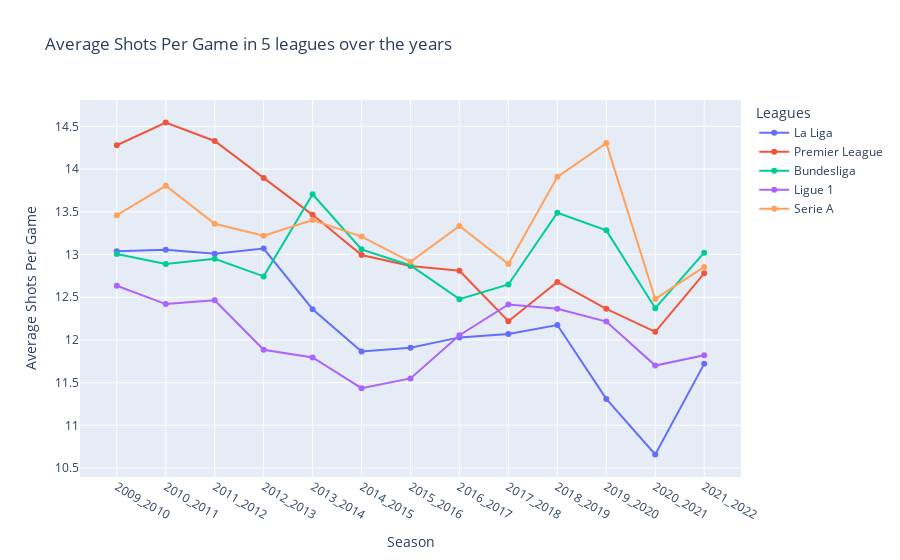

Notebook code for this chart:
### Code cell
fig = go.Figure()
fig.add_scatter(x=laliga_all["Season"], y=laliga_all["Avg Shots Pg"], name="La Liga")
fig.add_scatter(x=epl_all["Season"], y=epl_all["Avg Shots Pg"], name="Premier League")
fig.add_scatter(x=bundesliga_all["Season"], y=bundesliga_all["Avg Shots Pg"], name="Bundesliga")
fig.add_scatter(x=ligue1_all["Season"], y=ligue1_all["Avg Shots Pg"], name="Ligue 1")
fig.add_scatter(x=seriea_all["Season"], y=seriea_all["Avg Shots Pg"], name="Serie A")
fig.update_layout(
    title="Average Shots Per Game in 5 leagues over the years",
    xaxis_title="Season",
    yaxis_title="Average Shots Per Game",
    legend_title="Leagues"
)
fig.show()

### Figure 1 — Plotly figure (JSON) as saved in the notebook; plotly's stock layout.template omitted (floating-point values rounded to 4 significant figures)
{"data": [{"name": "La Liga", "type": "scatter", "x": ["2009_2010", "2010_2011", "2011_2012", "2012_2013", "2013_2014", "2014_2015", "2015_2016", "2016_2017", "2017_2018", "2018_2019", "2019_2020", "2020_2021", "2021_2022"], "y": [13.04, 13.06, 13.01, 13.07, 12.36, 11.86, 11.91, 12.03, 12.07, 12.18, 11.31, 10.66, 11.72]}, {"name": "Premier League", "type": "scatter", "x": ["2009_2010", "2010_2011", "2011_2012", "2012_2013", "2013_2014", "2014_2015", "2015_2016", "2016_2017", "2017_2018", "2018_2019", "2019_2020", "2020_2021", "2021_2022"], "y": [14.28, 14.55, 14.33, 13.89, 13.46, 13.0, 12.86, 12.81, 12.22, 12.68, 12.36, 12.09, 12.78]}, {"name": "Bundesliga", "type": "scatter", "x": ["2009_2010", "2010_2011", "2011_2012", "2012_2013", "2013_2014", "2014_2015", "2015_2016", "2016_2017", "2017_2018", "2018_2019", "2019_2020", "2020_2021", "2021_2022"], "y": [13.01, 12.89, 12.95, 12.74, 13.71, 13.06, 12.87, 12.48, 12.65, 13.49, 13.28, 12.37, 13.02]}, {"name": "Ligue 1", "type": "scatter", "x": ["2009_2010", "2010_2011", "2011_2012", "2012_2013", "2013_2014", "2014_2015", "2015_2016", "2016_2017", "2017_2018", "2018_2019", "2019_2020", "2020_2021", "2021_2022"], "y": [12.63, 12.42, 12.46, 11.88, 11.79, 11.43, 11.55, 12.06, 12.41, 12.36, 12.22, 11.7, 11.82]}, {"name": "Serie A", "type": "scatter", "x": ["2009_2010", "2010_2011", "2011_2012", "2012_2013", "2013_2014", "2014_2015", "2015_2016", "2016_2017", "2017_2018", "2018_2019", "2019_2020", "2020_2021", "2021_2022"], "y": [13.46, 13.81, 13.36, 13.22, 13.41, 13.21, 12.92, 13.33, 12.89, 13.91, 14.31, 12.48, 12.86]}], "layout": {"autosize": true, "legend": {"title": {"text": "Leagues"}}, "title": {"text": "Average Shots Per Game in 5 leagues over the years"}, "xaxis": {"autorange": true, "range": [-0.7627, 12.76], "title": {"text": "Season"}, "type": "category"}, "yaxis": {"autorange": true, "range": [10.34, 14.87], "title": {"text": "Average Shots Per Game"}, "type": "linear"}}}
